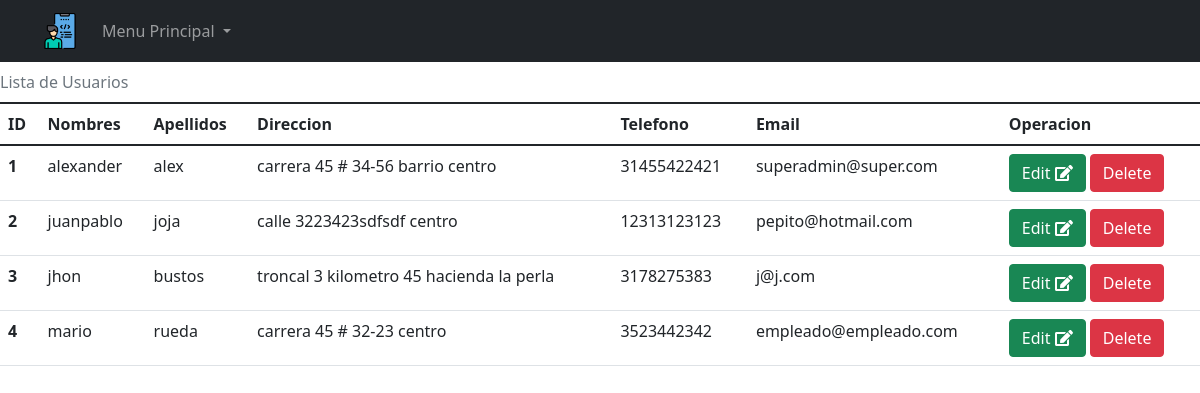
The page /consultausuarios (signed in) on the database as committed earlier.
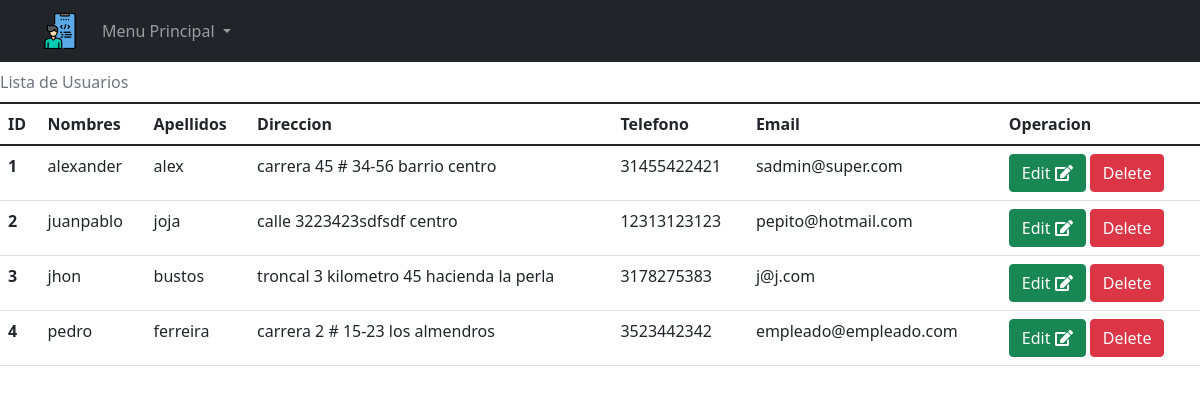
The same page on the database as committed later.
### tables this page shows
CREATE TABLE usuario (
	idUsuario INTEGER PRIMARY KEY AUTOINCREMENT   NOT NULL ,
	nombres VARCHAR(50) NOT NULL ,
	apellidos VARCHAR(50) NOT NULL ,
	direccion VARCHAR(100) NOT NULL ,
	telefono VARCHAR(15) NOT NULL ,
	email VARCHAR(100) NOT NULL ,
	contrasenia VARCHAR(255) NOT NULL ,
	idTipoUsuario INTEGER NOT NULL ,
	FOREIGN KEY (idTipoUsuario) REFERENCES tipoUsuario(idTipoUsuario)
);

### app.py (the view)
@app.route('/consultausuarios')
def consultausuarios():
    db = get_db()
    cur = db.cursor()
    sQuery = "SELECT * FROM usuario"
    cur.execute(sQuery)
    data = cur.fetchall()
    cur.close()
    return render_template("superadmin/consultausuarios.html", usuarios = data)

### app.py (called while the page is built)
@app.before_request
def antes_de_cada_ruta():
    ruta = request.path
    if not 'usuario' in session and ruta != "/login" and ruta !="/inicioSesion" and ruta != "/" and ruta != "/logout" and not ruta.startswith("/static"):
        flash("Inicia sesión para continuar")
        return redirect("/login")

### conexion.py (called while the page is built)
def get_db():
    try:
        if 'db' not in g:
            g.db=sqlite3.connect(DATABASES)
        return g.db
    except Error:
        print(Error)

### templates/superadmin/consultausuarios.html (shortened to what this page needs)
{% extends 'base2.html' %}
{% block body %}
<div class="table-responsive">
<table class="table caption-top">
    <caption class="">Lista de Usuarios</caption>
    <thead>
      <tr>
        <th scope="col">ID</th>
        <th scope="col">Nombres</th>
        <th scope="col">Apellidos</th>
        <th scope="col">Direccion</th>
        <th scope="col">Telefono</th>
        <th scope="col">Email</th>
        <th scope="col">Operacion</th>
      </tr>
    </thead>
    <tbody>
        {% for user in usuarios %}
        <tr>
            <th scope="row">{{ user[0] }}</th>
            <td>{{ user[1] }}</td>
            <td>{{ user.2 }}</td>
            <td>{{ user.3 }}</td>
            <td>{{ user.4 }}</td>
            <td>{{ user.5 }}</td>
            <td>
                <a href="/editarusuario/{{ user.0 }}" class="btn btn-success">
                  Edit
                  <i class="fas fa-edit"></i>
                </a>
                <a href="/eliminarusuario/{{ user.0 }}" class="btn btn-danger btn-delete">Delete</a>
            </td>
        </tr>
        {% endfor %}
    </tbody>
  </table>
</div>
{% endblock %}

### templates/base2.html (shortened to what this page needs)
<!DOCTYPE html>
<html lang="es">
<head>
    <link href="{{url_for('static', filename = 'css/bootstrap.min.css')}}" rel="stylesheet">
    <link href="{{url_for('static', filename = 'css/main.css')}}" rel="stylesheet">
    <link href="{{url_for('static', filename = 'css/all.min.css')}}" rel="stylesheet">
    <link href="{{url_for('static', filename = 'css/styles.css')}}" rel="stylesheet" />
</head>
<body id="body">
<nav class="navbar navbar-expand-lg navbar-dark bg-dark static-top">
    <div class="container">
      <a class="navbar-brand" href="{{ url_for('superadmin') }}">
        <img src="{{url_for('static', filename = 'images/admin.png')}}" alt="Icono del menu Super Administrador" height="36">
      </a>
      <div class="collapse navbar-collapse" id="navbarSupportedContent">
        <ul class="navbar-nav me-auto bg-dark">
          <li class="nav-item dropdown">
            <a class="nav-link dropdown-toggle" href="#" id="navbarDropdown" role="button" data-bs-toggle="dropdown" aria-expanded="false">
              Menu Principal
            </a>
          </li>
        </ul>
      </div>
    </div>
  </nav>
{% block body %}
{% endblock %}
</body>
</html>

Rows that differ between the two databases and show on the page:
changed usuario "alexander": email "superadmin@super.com" → "sadmin@super.com"
changed usuario "empleado@empleado.com": nombres "mario" → "pedro"; apellidos "rueda" → "ferreira"; direccion "carrera 45 # 32-23 centro" → "carrera 2 # 15-23 los almendros"
